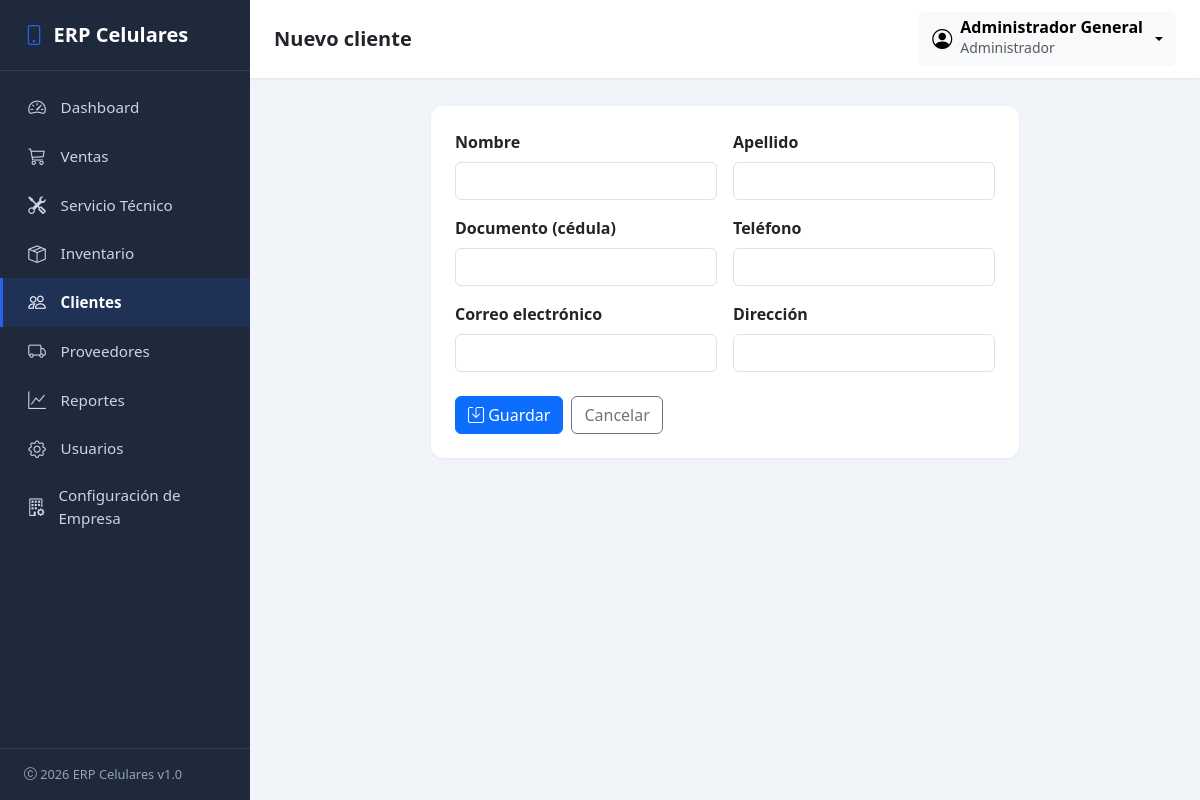
The page /clientes/nuevo/ (signed in) on the database its author committed.
### company/models.py (models this page shows, shortened)
class Company(models.Model):
    class TipoEmpresa(models.TextChoices):
        NATURAL = 'natural', 'Persona Natural'
        JURIDICA = 'juridica', 'Persona Jurídica'
    class RegimenTributario(models.TextChoices):
        SIMPLIFICADO = 'simplificado', 'Régimen Simplificado'
        COMUN = 'comun', 'Régimen Común'
        SIMPLE = 'simple', 'Régimen Simple de Tributación'
        NO_RESPONSABLE = 'no_responsable', 'No Responsable de IVA'
    class Moneda(models.TextChoices):
        COP = 'COP', 'Peso Colombiano (COP)'
        USD = 'USD', 'Dólar Estadounidense (USD)'
        EUR = 'EUR', 'Euro (EUR)'
        MXN = 'MXN', 'Peso Mexicano (MXN)'
    class Idioma(models.TextChoices):
        ES = 'es', 'Español'
        EN = 'en', 'Inglés'
    class Estado(models.TextChoices):
        ACTIVA = 'activa', 'Activa'
        SUSPENDIDA = 'suspendida', 'Suspendida'
        PRUEBA = 'prueba', 'En prueba'
    nombre_comercial = models.CharField('Nombre comercial', max_length=150, blank=True)
    razon_social = models.CharField('Razón social', max_length=150, blank=True)
    nit = models.CharField('NIT', max_length=30, blank=True)
    tipo_empresa = models.CharField(
        'Tipo de empresa', max_length=20,
        choices=TipoEmpresa.choices, blank=True,
    )
    regimen_tributario = models.CharField(
        'Régimen tributario', max_length=20,
        choices=RegimenTributario.choices, blank=True,
    )
    responsable_iva = models.BooleanField('Responsable de IVA', default=True)
    actividad_economica = models.CharField(
        'Actividad económica', max_length=150, blank=True,
        help_text='Código CIIU y/o descripción de la actividad principal.',
    )
    direccion = models.CharField('Dirección', max_length=255, blank=True)
    pais = models.CharField('País', max_length=100, blank=True, default='Colombia')
    departamento = models.CharField('Departamento', max_length=100, blank=True)
    municipio = models.CharField('Municipio / Ciudad', max_length=100, blank=True)
    codigo_postal = models.CharField('Código postal', max_length=20, blank=True)
    telefono = models.CharField('Teléfono', max_length=30, blank=True)
    whatsapp = models.CharField('WhatsApp', max_length=30, blank=True)
    correo = models.EmailField('Correo electrónico', blank=True)
    sitio_web = models.URLField('Sitio web', blank=True)
    moneda = models.CharField('Moneda', max_length=3, choices=Moneda.choices, default=Moneda.COP)
    simbolo_moneda = models.CharField('Símbolo de moneda', max_length=5, default='$')
    idioma = models.CharField('Idioma', max_length=5, choices=Idioma.choices, default=Idioma.ES)
    zona_horaria = models.CharField('Zona horaria', max_length=50, default='America/Bogota')
    fecha_creacion = models.DateTimeField('Fecha de creación', auto_now_add=True)
    fecha_modificacion = models.DateTimeField('Fecha de última modificación', auto_now=True)
    estado = models.CharField('Estado', max_length=20, choices=Estado.choices, default=Estado.ACTIVA)
    activo = models.BooleanField('Activo', default=True)
    licencia = models.CharField('Licencia', max_length=50, blank=True, default='Estándar')
    version_erp = models.CharField('Versión del ERP', max_length=20, blank=True, default='1.0')
    class Meta:
        verbose_name = 'Empresa'
        verbose_name_plural = 'Configuración de Empresa'
    @classmethod
    def get_solo(cls):
        obj, _creado = cls.objects.get_or_create(pk=1)
        return obj

### accounts/models.py (models this page shows, shortened)
class CustomUser(AbstractUser):
    class Roles(models.TextChoices):
        ADMIN = 'admin', 'Administrador'
        VENDEDOR = 'vendedor', 'Vendedor'
        TECNICO = 'tecnico', 'Técnico'
    role = models.CharField(
        'Rol',
        max_length=20,
        choices=Roles.choices,
        default=Roles.VENDEDOR,
    )
    telefono = models.CharField('Teléfono', max_length=30, blank=True)
    class Meta:
        verbose_name = 'Usuario'
        verbose_name_plural = 'Usuarios'
    @property
    def es_admin(self):
        return self.role == self.Roles.ADMIN or self.is_superuser

### clients/views.py (the view)
# urls.py: path('nuevo/', views.client_create, name='client_create'),
@login_required
@role_required(*ROLES_EDITAR_CLIENTES)
def client_create(request):
    if request.method == 'POST':
        form = ClientForm(request.POST)
        if form.is_valid():
            form.save()
            messages.success(request, 'Cliente creado correctamente.')
            return redirect('clients:client_list')
        messages.error(request, 'Corrige los errores del formulario.')
    else:
        form = ClientForm()
    contexto = {
        'form': form,
        'titulo': 'Nuevo cliente',
        'seccion_activa': 'clientes',
    }
    return render(request, 'clients/client_form.html', contexto)

### clients/forms.py
class ClientForm(forms.ModelForm):
    class Meta:
        model = Client
        fields = ('nombre', 'apellido', 'documento', 'telefono', 'email', 'direccion')
        widgets = {
            'nombre': forms.TextInput(attrs={'class': 'form-control'}),
            'apellido': forms.TextInput(attrs={'class': 'form-control'}),
            'documento': forms.TextInput(attrs={'class': 'form-control'}),
            'telefono': forms.TextInput(attrs={'class': 'form-control'}),
            'email': forms.EmailInput(attrs={'class': 'form-control'}),
            'direccion': forms.TextInput(attrs={'class': 'form-control'}),
        }

### company/context_processors.py (called while the page is built)
def company_context(request):
    try:
        company = Company.get_solo()
        branding = getattr(company, 'identidad_visual', None)
    except (OperationalError, ProgrammingError):
        company = None
        branding = None
    return {
        'company_config': company,
        'branding_config': branding,
    }

### templates/clients/client_form.html (shortened to what this page needs)
{% extends 'base.html' %}
{% block page_title %}{{ titulo }}{% endblock %}
{% block content %}
<div class="row justify-content-center">
    <div class="col-lg-8">
        <div class="card">
            <div class="card-body p-4">
                <form method="post" novalidate>
                    <div class="row g-3">
                        {% for field in form %}
                        <div class="col-md-6">
                            <label class="form-label fw-semibold" for="{{ field.id_for_label }}">{{ field.label }}</label>
                            {{ field }}
                        </div>
                        {% endfor %}
                    </div>
                    <div class="mt-4 d-flex gap-2">
                        <button type="submit" class="btn btn-primary"><i class="bi bi-save"></i> Guardar</button>
                        <a href="{% url 'clients:client_list' %}" class="btn btn-outline-secondary">Cancelar</a>
                    </div>
                </form>
            </div>
        </div>
    </div>
</div>
{% endblock %}

### templates/base.html (shortened to what this page needs)
{% load static %}
<!DOCTYPE html>
<html lang="es">
<head>
    <link href="https://cdn.jsdelivr.net/npm/bootstrap@5.3.3/dist/css/bootstrap.min.css" rel="stylesheet">
    <link href="https://cdn.jsdelivr.net/npm/bootstrap-icons@1.11.3/font/bootstrap-icons.css" rel="stylesheet">
    <link href="{% static 'css/styles.css' %}" rel="stylesheet">
    <link href="{% static 'css/loading.css' %}" rel="stylesheet">
</head>
<body class="erp-loading-activo">
    <aside class="erp-sidebar" id="erpSidebar">
        <div class="sidebar-brand">
            {% if branding_config and branding_config.logo_principal %}
            <img src="{{ branding_config.logo_principal.url }}" alt="Logo" style="height: 28px; width: auto;">
            {% else %}
            <i class="bi bi-phone"></i>
            {% endif %}
            <span>{{ company_config.nombre_comercial|default:'ERP Celulares' }}</span>
        </div>
        <nav class="nav flex-column">
            <a href="{% url 'dashboard:index' %}" class="nav-link {% if seccion_activa == 'dashboard' %}active{% endif %}">
                <i class="bi bi-speedometer2"></i> Dashboard
            </a>
            {% if user.es_admin or user.role == 'vendedor' %}
            <a href="{% url 'sales:sale_list' %}" class="nav-link {% if seccion_activa == 'ventas' %}active{% endif %}">
                <i class="bi bi-cart3"></i> Ventas
            </a>
            {% endif %}
            {% if user.es_admin or user.role == 'tecnico' %}
            <a href="{% url 'repairs:order_list' %}" class="nav-link {% if seccion_activa == 'servicio' %}active{% endif %}">
                <i class="bi bi-tools"></i> Servicio Técnico
            </a>
            {% endif %}
            {% if user.es_admin %}
            <a href="{% url 'inventory:product_list' %}" class="nav-link {% if seccion_activa == 'inventario' %}active{% endif %}">
                <i class="bi bi-box-seam"></i> Inventario
            </a>
            {% endif %}
            <a href="{% url 'clients:client_list' %}" class="nav-link {% if seccion_activa == 'clientes' %}active{% endif %}">
                <i class="bi bi-people"></i> Clientes
            </a>
            <a href="#" class="nav-link {% if seccion_activa == 'proveedores' %}active{% endif %}">
                <i class="bi bi-truck"></i> Proveedores
            </a>
            <a href="#" class="nav-link {% if seccion_activa == 'reportes' %}active{% endif %}">
                <i class="bi bi-graph-up"></i> Reportes
            </a>
            {% if user.es_admin %}
            <a href="{% url 'accounts:user_list' %}" class="nav-link {% if seccion_activa == 'configuracion' %}active{% endif %}">
                <i class="bi bi-gear"></i> Usuarios
            </a>
            <a href="{% url 'company:config' %}" class="nav-link {% if seccion_activa == 'configuracion_empresa' %}active{% endif %}">
                <i class="bi bi-building-gear"></i> Configuración de Empresa
            </a>
            {% endif %}
        </nav>
        <div class="sidebar-footer">
            <i class="bi bi-c-circle"></i> 2026 ERP Celulares v1.0
        </div>
    </aside>
    <div class="erp-content">
        <nav class="erp-navbar d-flex align-items-center justify-content-between">
            <div class="d-flex align-items-center gap-3">
                <h5 class="mb-0 fw-semibold">{% block page_title %}{% endblock %}</h5>
            </div>
            <div class="dropdown">
                <button class="btn btn-light d-flex align-items-center gap-2 dropdown-toggle"
                        type="button" data-bs-toggle="dropdown" aria-expanded="false">
                    <i class="bi bi-person-circle fs-5"></i>
                    <span class="text-start d-none d-sm-block">
                        <span class="d-block fw-semibold lh-1">{{ user.get_full_name|default:user.username }}</span>
                        <small class="text-muted">{{ user.get_role_display }}</small>
                    </span>
                </button>
            </div>
        </nav>
        <main class="erp-main">
            {% block content %}{% endblock %}
        </main>
    </div>
</body>
</html>

### static/css/styles.css (style rules this page uses)
:root { --erp-sidebar-bg: #1e293b; --erp-sidebar-bg-hover: #334155; --erp-sidebar-active: #2563eb; --erp-sidebar-text: #cbd5e1; --erp-sidebar-text-active: #ffffff; --erp-bg: #f1f5f9; --erp-primary: #2563eb; --erp-sidebar-width: 250px; }
body { background-color: var(--erp-bg); font-family: 'Segoe UI', system-ui, -apple-system, sans-serif; }
.erp-sidebar { position: fixed; top: 0; left: 0; height: 100vh; width: var(--erp-sidebar-width); background-color: var(--erp-sidebar-bg); color: var(--erp-sidebar-text); display: flex; flex-direction: column; z-index: 1040; transition: transform 0.3s ease; overflow-y: auto; }
.erp-sidebar .sidebar-brand { padding: 1.25rem 1.5rem; font-size: 1.25rem; font-weight: 700; color: #fff; border-bottom: 1px solid rgba(255, 255, 255, 0.1); display: flex; align-items: center; gap: 0.6rem; }
.erp-sidebar .sidebar-brand i { color: var(--erp-sidebar-active); }
.erp-sidebar .nav { padding: 0.75rem 0; flex: 1; }
.erp-sidebar .nav-link { color: var(--erp-sidebar-text); padding: 0.7rem 1.5rem; display: flex; align-items: center; gap: 0.85rem; font-size: 0.95rem; border-left: 3px solid transparent; transition: all 0.15s ease; }
.erp-sidebar .nav-link i { font-size: 1.1rem; width: 20px; text-align: center; }
.erp-sidebar .nav-link.active { background-color: rgba(37, 99, 235, 0.15); color: var(--erp-sidebar-text-active); border-left-color: var(--erp-sidebar-active); font-weight: 600; }
.erp-sidebar .sidebar-footer { padding: 1rem 1.5rem; font-size: 0.8rem; border-top: 1px solid rgba(255, 255, 255, 0.1); color: #94a3b8; }
.erp-content { margin-left: var(--erp-sidebar-width); min-height: 100vh; transition: margin 0.3s ease; }
.erp-navbar { background-color: #fff; box-shadow: 0 1px 3px rgba(0, 0, 0, 0.08); padding: 0.75rem 1.5rem; }
.erp-main { padding: 1.75rem; }
.card { border: none; border-radius: 0.75rem; box-shadow: 0 1px 3px rgba(0, 0, 0, 0.06); }

### rows shown on the page
Company: nombre_comercial "ERP Celulares"
CustomUser: get_full_name "Administrador General", role "Administrador"

### other values the page prints
{{ titulo }} "Nuevo cliente"
{{ field.label }} "Nombre" "Apellido" "Documento (cédula)" "Teléfono" "Correo electrónico" "Dirección"
